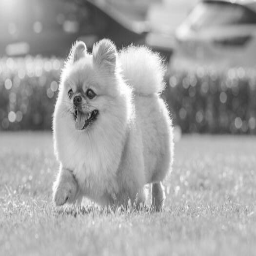
#> input picture output/preprocessed_image_normalized.png, 256 x 256 px
$ python member4_ifft.py
#> lines starting #> are read from the running program, lines starting #| are printed output that depends on the picture
import numpy as np
import matplotlib.pyplot as plt
import os
import cv2 as cv

#load filtered spectrum
img = cv.imread('output/preprocessed_image_normalized.png', cv.IMREAD_GRAYSCALE)
#> img is the input picture: shape (256, 256); min 18, max 255, mean 165.1
low_filtered_spectrum = np.load('data/low_pass_spectrum.npy')
#> (reads data/low_pass_spectrum.npy from the repository)
print("shape:", low_filtered_spectrum.shape)
print("dtype:", low_filtered_spectrum.dtype)

high_filtered_spectrum = np.load('data/high_pass_spectrum.npy')
#> (reads data/high_pass_spectrum.npy from the repository)
print("shape:", high_filtered_spectrum.shape)
print("dtype:", high_filtered_spectrum.dtype)

band_filtered_spectrum = np.load('data/band_pass_spectrum.npy')
#> (reads data/band_pass_spectrum.npy from the repository)
print("shape:", band_filtered_spectrum.shape)
print("dtype:", band_filtered_spectrum.dtype)

img_ishift_low = np.fft.ifftshift(low_filtered_spectrum)
img_back_low = np.fft.ifft2(img_ishift_low)
img_back_low = np.real(img_back_low)

img_ishift_high = np.fft.ifftshift(high_filtered_spectrum)
img_back_high = np.fft.ifft2(img_ishift_high)
img_back_high = np.real(img_back_high)

img_ishift_band = np.fft.ifftshift(band_filtered_spectrum)
img_back_band = np.fft.ifft2(img_ishift_band)
img_back_band = np.real(img_back_band)

plt.subplot(141)
plt.imshow(img, cmap='summer')
plt.title('Original Image'),plt.xticks([]), plt.yticks([])
plt.subplot(142)
plt.imshow(img_back_low, cmap='gray')
plt.title('Low-Pass Filtered Image'),plt.xticks([]), plt.yticks([])
plt.subplot(143)
plt.imshow(img_back_band, cmap='gray')
plt.title('Band-Pass Filtered Image'),plt.xticks([]), plt.yticks([])
plt.subplot(144)
plt.imshow(img_back_high, cmap='gray')
plt.title('High-Pass Filtered Image'),plt.xticks([]), plt.yticks([])


plt.tight_layout()

plt.show()
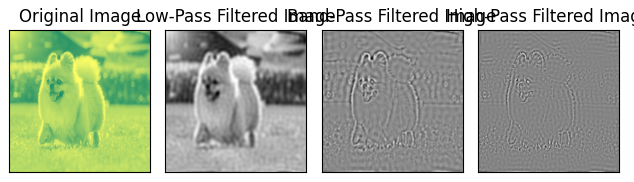
#> figure drawn by matplotlib, 4 panels
